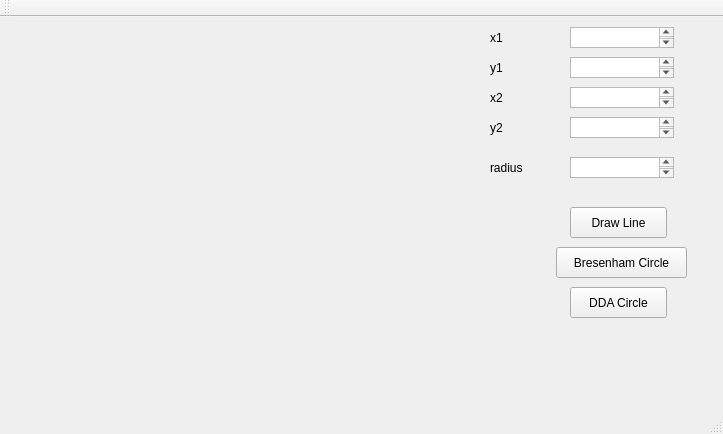
<?xml version="1.0" encoding="UTF-8"?>
<ui version="4.0">
 <class>MainWindow</class>
 <widget class="QMainWindow" name="MainWindow">
  <property name="geometry">
   <rect>
    <x>0</x>
    <y>0</y>
    <width>723</width>
    <height>434</height>
   </rect>
  </property>
  <property name="windowTitle">
   <string>MainWindow</string>
  </property>
  <widget class="QWidget" name="centralWidget">
   <widget class="QLabel" name="label">
    <property name="geometry">
     <rect>
      <x>0</x>
      <y>0</y>
      <width>300</width>
      <height>300</height>
     </rect>
    </property>
    <property name="text">
     <string/>
    </property>
   </widget>
   <widget class="QTextEdit" name="textEdit">
    <property name="geometry">
     <rect>
      <x>570</x>
      <y>10</y>
      <width>104</width>
      <height>21</height>
     </rect>
    </property>
   </widget>
   <widget class="QTextEdit" name="textEdit_2">
    <property name="geometry">
     <rect>
      <x>570</x>
      <y>40</y>
      <width>104</width>
      <height>21</height>
     </rect>
    </property>
   </widget>
   <widget class="QTextEdit" name="textEdit_3">
    <property name="geometry">
     <rect>
      <x>570</x>
      <y>70</y>
      <width>104</width>
      <height>21</height>
     </rect>
    </property>
   </widget>
   <widget class="QTextEdit" name="textEdit_4">
    <property name="geometry">
     <rect>
      <x>570</x>
      <y>100</y>
      <width>104</width>
      <height>21</height>
     </rect>
    </property>
   </widget>
   <widget class="QLabel" name="label_2">
    <property name="geometry">
     <rect>
      <x>490</x>
      <y>10</y>
      <width>65</width>
      <height>21</height>
     </rect>
    </property>
    <property name="text">
     <string>x1</string>
    </property>
   </widget>
   <widget class="QLabel" name="label_3">
    <property name="geometry">
     <rect>
      <x>490</x>
      <y>40</y>
      <width>65</width>
      <height>21</height>
     </rect>
    </property>
    <property name="text">
     <string>y1</string>
    </property>
   </widget>
   <widget class="QLabel" name="label_4">
    <property name="geometry">
     <rect>
      <x>490</x>
      <y>70</y>
      <width>65</width>
      <height>21</height>
     </rect>
    </property>
    <property name="text">
     <string>x2</string>
    </property>
   </widget>
   <widget class="QLabel" name="label_5">
    <property name="geometry">
     <rect>
      <x>490</x>
      <y>100</y>
      <width>65</width>
      <height>21</height>
     </rect>
    </property>
    <property name="text">
     <string>y2</string>
    </property>
   </widget>
   <widget class="QLabel" name="label_6">
    <property name="geometry">
     <rect>
      <x>490</x>
      <y>140</y>
      <width>65</width>
      <height>21</height>
     </rect>
    </property>
    <property name="text">
     <string>radius</string>
    </property>
   </widget>
   <widget class="QTextEdit" name="textEdit_5">
    <property name="geometry">
     <rect>
      <x>570</x>
      <y>140</y>
      <width>104</width>
      <height>21</height>
     </rect>
    </property>
   </widget>
   <widget class="QPushButton" name="pushButton">
    <property name="geometry">
     <rect>
      <x>570</x>
      <y>190</y>
      <width>97</width>
      <height>31</height>
     </rect>
    </property>
    <property name="text">
     <string>Draw Line</string>
    </property>
   </widget>
   <widget class="QPushButton" name="pushButton_2">
    <property name="geometry">
     <rect>
      <x>556</x>
      <y>230</y>
      <width>131</width>
      <height>31</height>
     </rect>
    </property>
    <property name="text">
     <string>Bresenham Circle</string>
    </property>
   </widget>
   <widget class="QPushButton" name="pushButton_3">
    <property name="geometry">
     <rect>
      <x>570</x>
      <y>270</y>
      <width>97</width>
      <height>31</height>
     </rect>
    </property>
    <property name="text">
     <string>DDA Circle</string>
    </property>
   </widget>
  </widget>
  <widget class="QMenuBar" name="menuBar">
   <property name="geometry">
    <rect>
     <x>0</x>
     <y>0</y>
     <width>723</width>
     <height>27</height>
    </rect>
   </property>
  </widget>
  <widget class="QToolBar" name="mainToolBar">
   <attribute name="toolBarArea">
    <enum>TopToolBarArea</enum>
   </attribute>
   <attribute name="toolBarBreak">
    <bool>false</bool>
   </attribute>
  </widget>
  <widget class="QStatusBar" name="statusBar"/>
 </widget>
 <layoutdefault spacing="6" margin="11"/>
 <resources/>
 <connections/>
</ui>
